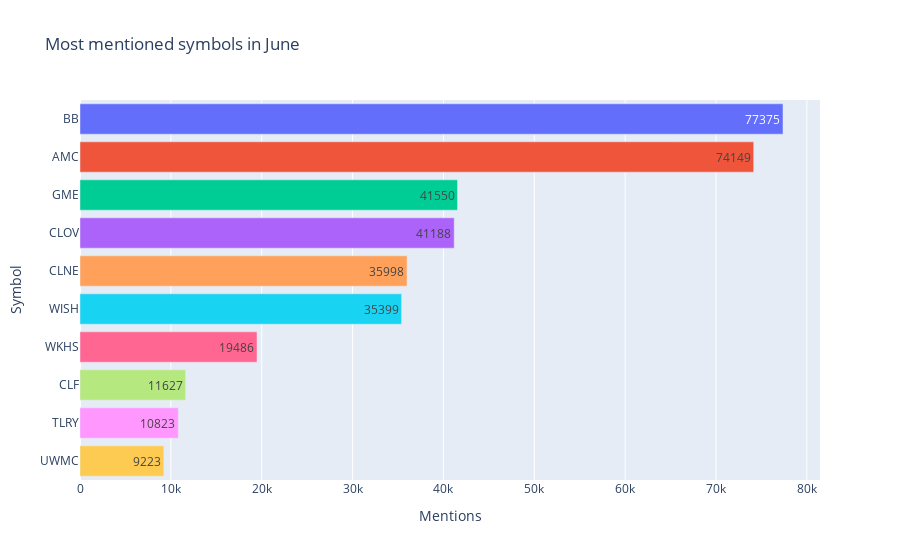

Notebook cell for this chart:
### Code cell
fig = px.bar(top_symbols_df[0:10], x="num_mentions", y="symbol", text="num_mentions", color='symbol', orientation='h', title='Most mentioned symbols in June', labels={'num_mentions': 'Mentions', 'symbol': 'Symbol'})
fig.update_layout(showlegend=False)
fig.show()

### Figure 1 — Plotly figure (JSON) as saved in the notebook; plotly's stock layout.template omitted (floating-point values rounded to 4 significant figures)
{"data": [{"alignmentgroup": "True", "hovertemplate": "Symbol=%{y}<br>Mentions=%{text}<extra></extra>", "legendgroup": "BB", "marker": {"color": "#636efa", "pattern": {"shape": ""}}, "name": "BB", "offsetgroup": "BB", "orientation": "h", "showlegend": true, "text": ["77375"], "textposition": "auto", "type": "bar", "x": [77375], "xaxis": "x", "y": ["BB"], "yaxis": "y"}, {"alignmentgroup": "True", "hovertemplate": "Symbol=%{y}<br>Mentions=%{text}<extra></extra>", "legendgroup": "AMC", "marker": {"color": "#EF553B", "pattern": {"shape": ""}}, "name": "AMC", "offsetgroup": "AMC", "orientation": "h", "showlegend": true, "text": ["74149"], "textposition": "auto", "type": "bar", "x": [74149], "xaxis": "x", "y": ["AMC"], "yaxis": "y"}, {"alignmentgroup": "True", "hovertemplate": "Symbol=%{y}<br>Mentions=%{text}<extra></extra>", "legendgroup": "GME", "marker": {"color": "#00cc96", "pattern": {"shape": ""}}, "name": "GME", "offsetgroup": "GME", "orientation": "h", "showlegend": true, "text": ["41550"], "textposition": "auto", "type": "bar", "x": [41550], "xaxis": "x", "y": ["GME"], "yaxis": "y"}, {"alignmentgroup": "True", "hovertemplate": "Symbol=%{y}<br>Mentions=%{text}<extra></extra>", "legendgroup": "CLOV", "marker": {"color": "#ab63fa", "pattern": {"shape": ""}}, "name": "CLOV", "offsetgroup": "CLOV", "orientation": "h", "showlegend": true, "text": ["41188"], "textposition": "auto", "type": "bar", "x": [41188], "xaxis": "x", "y": ["CLOV"], "yaxis": "y"}, {"alignmentgroup": "True", "hovertemplate": "Symbol=%{y}<br>Mentions=%{text}<extra></extra>", "legendgroup": "CLNE", "marker": {"color": "#FFA15A", "pattern": {"shape": ""}}, "name": "CLNE", "offsetgroup": "CLNE", "orientation": "h", "showlegend": true, "text": ["35998"], "textposition": "auto", "type": "bar", "x": [35998], "xaxis": "x", "y": ["CLNE"], "yaxis": "y"}, {"alignmentgroup": "True", "hovertemplate": "Symbol=%{y}<br>Mentions=%{text}<extra></extra>", "legendgroup": "WISH", "marker": {"color": "#19d3f3", "pattern": {"shape": ""}}, "name": "WISH", "offsetgroup": "WISH", "orientation": "h", "showlegend": true, "text": ["35399"], "textposition": "auto", "type": "bar", "x": [35399], "xaxis": "x", "y": ["WISH"], "yaxis": "y"}, {"alignmentgroup": "True", "hovertemplate": "Symbol=%{y}<br>Mentions=%{text}<extra></extra>", "legendgroup": "WKHS", "marker": {"color": "#FF6692", "pattern": {"shape": ""}}, "name": "WKHS", "offsetgroup": "WKHS", "orientation": "h", "showlegend": true, "text": ["19486"], "textposition": "auto", "type": "bar", "x": [19486], "xaxis": "x", "y": ["WKHS"], "yaxis": "y"}, {"alignmentgroup": "True", "hovertemplate": "Symbol=%{y}<br>Mentions=%{text}<extra></extra>", "legendgroup": "CLF", "marker": {"color": "#B6E880", "pattern": {"shape": ""}}, "name": "CLF", "offsetgroup": "CLF", "orientation": "h", "showlegend": true, "text": ["11627"], "textposition": "auto", "type": "bar", "x": [11627], "xaxis": "x", "y": ["CLF"], "yaxis": "y"}, {"alignmentgroup": "True", "hovertemplate": "Symbol=%{y}<br>Mentions=%{text}<extra></extra>", "legendgroup": "TLRY", "marker": {"color": "#FF97FF", "pattern": {"shape": ""}}, "name": "TLRY", "offsetgroup": "TLRY", "orientation": "h", "showlegend": true, "text": ["10823"], "textposition": "auto", "type": "bar", "x": [10823], "xaxis": "x", "y": ["TLRY"], "yaxis": "y"}, {"alignmentgroup": "True", "hovertemplate": "Symbol=%{y}<br>Mentions=%{text}<extra></extra>", "legendgroup": "UWMC", "marker": {"color": "#FECB52", "pattern": {"shape": ""}}, "name": "UWMC", "offsetgroup": "UWMC", "orientation": "h", "showlegend": true, "text": ["9223"], "textposition": "auto", "type": "bar", "x": [9223], "xaxis": "x", "y": ["UWMC"], "yaxis": "y"}], "layout": {"barmode": "relative", "legend": {"title": {"text": "Symbol"}, "tracegroupgap": 0}, "showlegend": false, "title": {"text": "Most mentioned symbols in June"}, "xaxis": {"anchor": "y", "domain": [0, 1], "title": {"text": "Mentions"}}, "yaxis": {"anchor": "x", "categoryarray": ["UWMC", "TLRY", "CLF", "WKHS", "WISH", "CLNE", "CLOV", "GME", "AMC", "BB"], "categoryorder": "array", "domain": [0, 1], "title": {"text": "Symbol"}}}}
